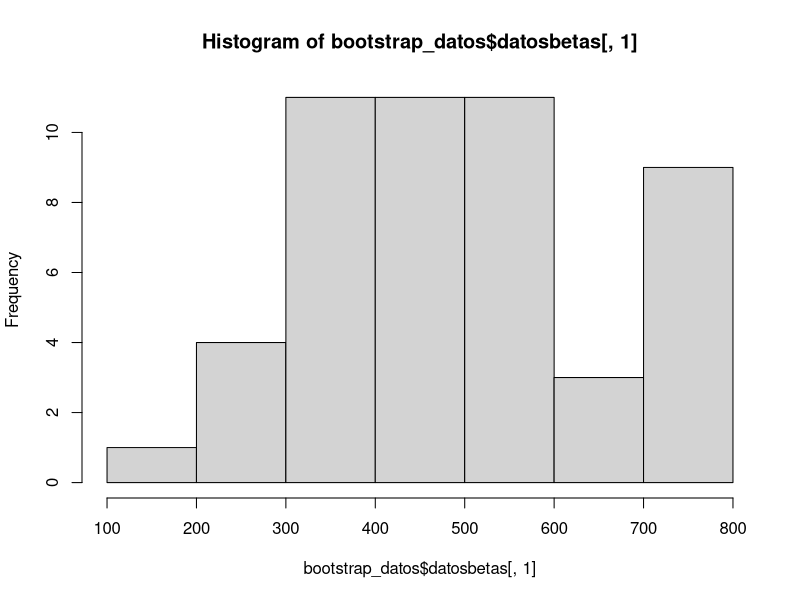
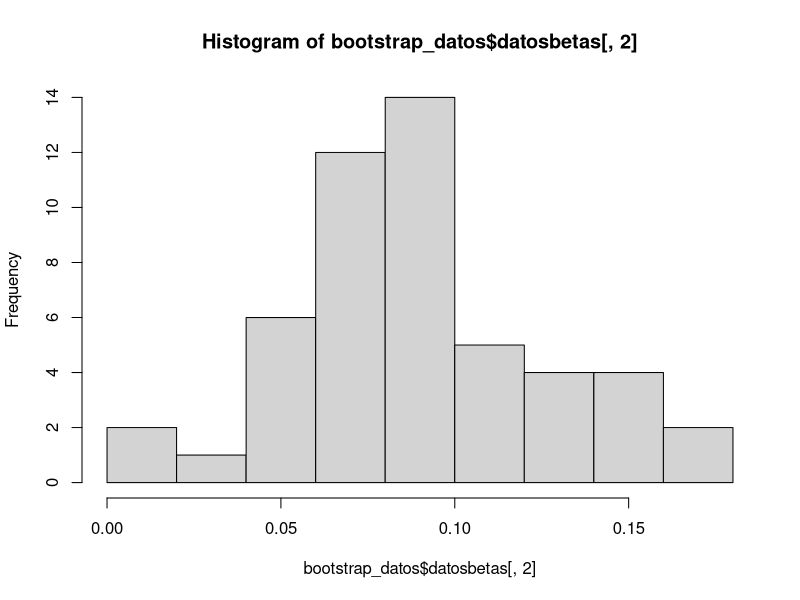
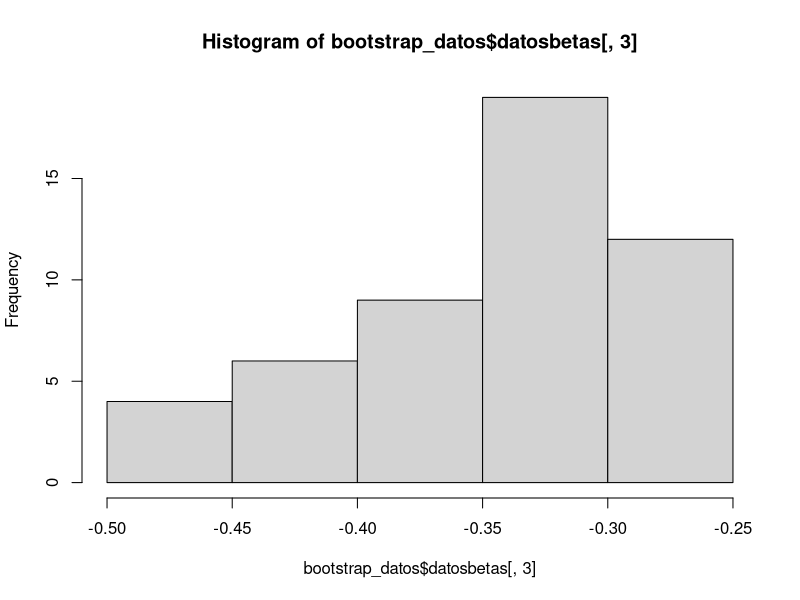
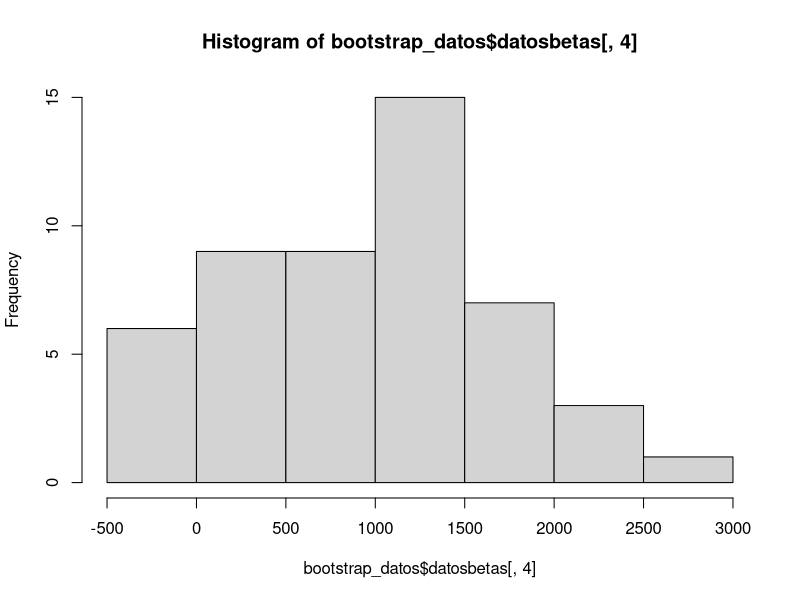
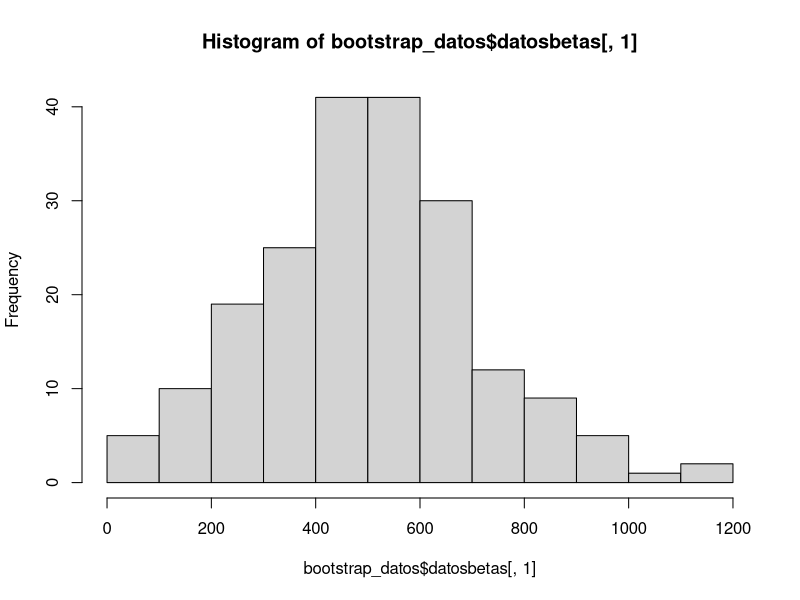
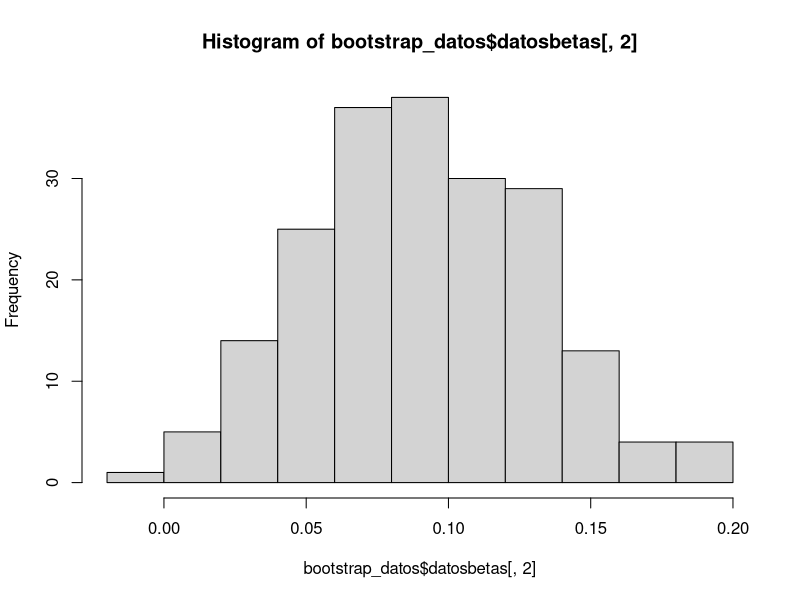
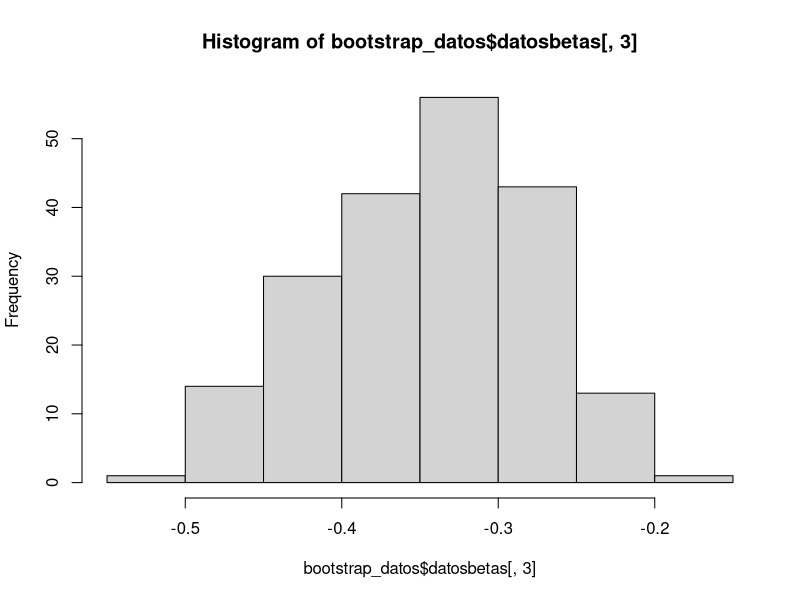
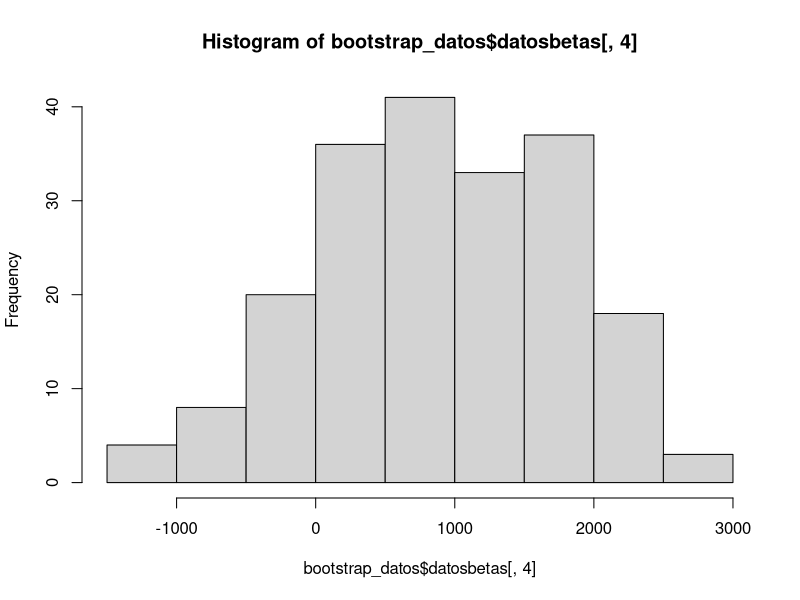

R code for these plots, in order:
## ---- chunk 1

datos = as.matrix(rock)

modelo_lineal  <- lm(datos[,4]~datos[,-4])

summary(modelo_lineal)

## ---- chunk 2
modelo_lineal$coefficients
## ---- chunk 3
############################################
#APLICACION DE BOOTSTRAP A LAS OBSERVACIONES
############################################
boot.obser=function(datos,B,Y){
  
  datos = as.matrix(datos)  # datos tengan estructura de matriz
  
  n = dim(datos)[1]       # obtiene cantidad de lineas  
  
  c = ncol(datos)         # obtiene cantidad de columnas
  
  betas = matrix(0,B,c)   # matriz de 0, para cada muestra de boostrap le va asignar una fila
  
  # print(betas)
  
  for (i in 1:B){
  
    indices = sample(1:n,n,T) # obtiene los indices con reemplazos
    
    betas[i,] = lm(datos[indices,Y]~datos[indices,-Y])$coe # es un vector donde estan los coeficientes
  }
  
  bootbetas = apply(betas,2,mean)  # Promedio por columnas
  
  eebotbet = apply(betas,2,sd) # Desviacion estandar por columnas
  
  return (list(bootb=bootbetas,eebootb=eebotbet,datosbetas=betas))
}
## ---- chunk 4
rock
## ---- chunk 5
index_salida <- 4 # []
nro_muestras_bootstrap <- 50
bootstrap_datos <- boot.obser(rock,nro_muestras_bootstrap,index_salida)

## ---- chunk 6
hist(bootstrap_datos$datosbetas[,1])
## ---- chunk 7

hist(bootstrap_datos$datosbetas[,2])
## ---- chunk 8

hist(bootstrap_datos$datosbetas[,3])
## ---- chunk 9

hist(bootstrap_datos$datosbetas[,4])
## ---- chunk 10

index_salida <- 4 # []
nro_muestras_bootstrap <- 200
bootstrap_datos <- boot.obser(rock,nro_muestras_bootstrap,index_salida)

## ---- chunk 11
hist(bootstrap_datos$datosbetas[,1])
## ---- chunk 12
hist(bootstrap_datos$datosbetas[,2])
## ---- chunk 13
hist(bootstrap_datos$datosbetas[,3])
## ---- chunk 14
hist(bootstrap_datos$datosbetas[,4])
## ---- chunk 15
#######################################
#APLICACION DE BOOTSTRAP A LOS RESIDUOS
#######################################
boot.res=function(datos,B,Y){

  datos=as.matrix(datos)
  
  n=nrow(datos)
  
  c=ncol(datos)
  
  betas=matrix(0,B,c)
  
  resid=lm(datos[,Y]~datos[,-Y])$res
  
  for (i in 1:B) 
  
      betas[i,]=lm(datos[,Y]+sample(resid,n,T)~datos[,-Y])$coe
  
  bootbetas=apply(betas,2,mean)
  
  eebotbet=apply(betas,2,sd)
  
  return(list(bootb=bootbetas,eebootb=eebotbet,datosbetas=betas))

}

## ---- chunk 16

boot.res(rock,50,4)

## ---- chunk 17

boot.res(rock,200,4)

## ---- chunk 18
datos = as.matrix(rock)

modelo_lineal_2  <- lm(datos[,4]~datos[,-4])

summary(modelo_lineal_2)

## ---- chunk 19

rock2 <- rock[,-2] 

boot.res(rock2,50,3)

